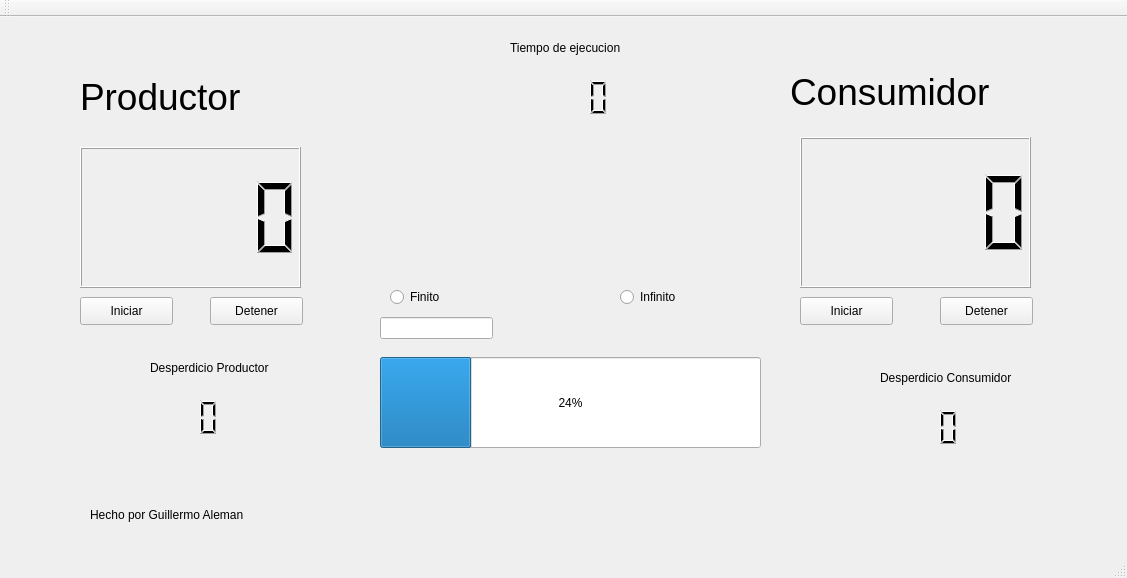
<?xml version="1.0" encoding="UTF-8"?>
<ui version="4.0">
 <class>MainWindow</class>
 <widget class="QMainWindow" name="MainWindow">
  <property name="geometry">
   <rect>
    <x>0</x>
    <y>0</y>
    <width>1127</width>
    <height>578</height>
   </rect>
  </property>
  <property name="windowTitle">
   <string>MainWindow</string>
  </property>
  <widget class="QWidget" name="centralWidget">
   <widget class="QPushButton" name="Iniciar_P">
    <property name="geometry">
     <rect>
      <x>80</x>
      <y>280</y>
      <width>93</width>
      <height>28</height>
     </rect>
    </property>
    <property name="text">
     <string>Iniciar</string>
    </property>
   </widget>
   <widget class="QPushButton" name="detener_P">
    <property name="geometry">
     <rect>
      <x>210</x>
      <y>280</y>
      <width>93</width>
      <height>28</height>
     </rect>
    </property>
    <property name="text">
     <string>Detener</string>
    </property>
   </widget>
   <widget class="QPushButton" name="iniciar_C">
    <property name="geometry">
     <rect>
      <x>800</x>
      <y>280</y>
      <width>93</width>
      <height>28</height>
     </rect>
    </property>
    <property name="text">
     <string>Iniciar</string>
    </property>
   </widget>
   <widget class="QPushButton" name="detener_C">
    <property name="geometry">
     <rect>
      <x>940</x>
      <y>280</y>
      <width>93</width>
      <height>28</height>
     </rect>
    </property>
    <property name="text">
     <string>Detener</string>
    </property>
   </widget>
   <widget class="QRadioButton" name="radioButton">
    <property name="geometry">
     <rect>
      <x>390</x>
      <y>270</y>
      <width>95</width>
      <height>20</height>
     </rect>
    </property>
    <property name="text">
     <string>Finito</string>
    </property>
   </widget>
   <widget class="QRadioButton" name="radioButton_2">
    <property name="geometry">
     <rect>
      <x>620</x>
      <y>270</y>
      <width>95</width>
      <height>20</height>
     </rect>
    </property>
    <property name="text">
     <string>Infinito</string>
    </property>
   </widget>
   <widget class="QProgressBar" name="progressBar">
    <property name="geometry">
     <rect>
      <x>380</x>
      <y>340</y>
      <width>381</width>
      <height>91</height>
     </rect>
    </property>
    <property name="value">
     <number>24</number>
    </property>
   </widget>
   <widget class="QLCDNumber" name="lcdNumber">
    <property name="geometry">
     <rect>
      <x>80</x>
      <y>130</y>
      <width>221</width>
      <height>141</height>
     </rect>
    </property>
   </widget>
   <widget class="QLCDNumber" name="lcdNumber_2">
    <property name="geometry">
     <rect>
      <x>800</x>
      <y>120</y>
      <width>231</width>
      <height>151</height>
     </rect>
    </property>
   </widget>
   <widget class="QLabel" name="label">
    <property name="geometry">
     <rect>
      <x>80</x>
      <y>50</y>
      <width>211</width>
      <height>61</height>
     </rect>
    </property>
    <property name="text">
     <string>&lt;html&gt;&lt;head/&gt;&lt;body&gt;&lt;p&gt;&lt;span style=&quot; font-size:28pt;&quot;&gt;Productor&lt;/span&gt;&lt;/p&gt;&lt;/body&gt;&lt;/html&gt;</string>
    </property>
   </widget>
   <widget class="QLabel" name="label_2">
    <property name="geometry">
     <rect>
      <x>790</x>
      <y>50</y>
      <width>251</width>
      <height>51</height>
     </rect>
    </property>
    <property name="text">
     <string>&lt;html&gt;&lt;head/&gt;&lt;body&gt;&lt;p&gt;&lt;span style=&quot; font-size:28pt;&quot;&gt;Consumidor&lt;/span&gt;&lt;/p&gt;&lt;/body&gt;&lt;/html&gt;</string>
    </property>
   </widget>
   <widget class="QLineEdit" name="lineEdit">
    <property name="geometry">
     <rect>
      <x>380</x>
      <y>300</y>
      <width>113</width>
      <height>22</height>
     </rect>
    </property>
   </widget>
   <widget class="QLCDNumber" name="lcdNumber_3">
    <property name="geometry">
     <rect>
      <x>510</x>
      <y>40</y>
      <width>101</width>
      <height>81</height>
     </rect>
    </property>
    <property name="frameShape">
     <enum>QFrame::NoFrame</enum>
    </property>
   </widget>
   <widget class="QLabel" name="label_3">
    <property name="geometry">
     <rect>
      <x>510</x>
      <y>20</y>
      <width>131</width>
      <height>21</height>
     </rect>
    </property>
    <property name="text">
     <string>Tiempo de ejecucion</string>
    </property>
   </widget>
   <widget class="QLabel" name="label_4">
    <property name="geometry">
     <rect>
      <x>90</x>
      <y>490</y>
      <width>361</width>
      <height>16</height>
     </rect>
    </property>
    <property name="text">
     <string>Hecho por Guillermo Aleman</string>
    </property>
   </widget>
   <widget class="QLabel" name="label_6">
    <property name="geometry">
     <rect>
      <x>880</x>
      <y>350</y>
      <width>141</width>
      <height>21</height>
     </rect>
    </property>
    <property name="text">
     <string>Desperdicio Consumidor</string>
    </property>
   </widget>
   <widget class="QLCDNumber" name="lcdNumber_5">
    <property name="geometry">
     <rect>
      <x>860</x>
      <y>370</y>
      <width>101</width>
      <height>81</height>
     </rect>
    </property>
    <property name="frameShape">
     <enum>QFrame::NoFrame</enum>
    </property>
   </widget>
   <widget class="QLabel" name="label_7">
    <property name="geometry">
     <rect>
      <x>150</x>
      <y>340</y>
      <width>131</width>
      <height>21</height>
     </rect>
    </property>
    <property name="text">
     <string>Desperdicio Productor</string>
    </property>
   </widget>
   <widget class="QLCDNumber" name="lcdNumber_6">
    <property name="geometry">
     <rect>
      <x>120</x>
      <y>360</y>
      <width>101</width>
      <height>81</height>
     </rect>
    </property>
    <property name="frameShape">
     <enum>QFrame::NoFrame</enum>
    </property>
   </widget>
  </widget>
  <widget class="QMenuBar" name="menuBar">
   <property name="geometry">
    <rect>
     <x>0</x>
     <y>0</y>
     <width>1127</width>
     <height>26</height>
    </rect>
   </property>
  </widget>
  <widget class="QToolBar" name="mainToolBar">
   <attribute name="toolBarArea">
    <enum>TopToolBarArea</enum>
   </attribute>
   <attribute name="toolBarBreak">
    <bool>false</bool>
   </attribute>
  </widget>
  <widget class="QStatusBar" name="statusBar"/>
 </widget>
 <layoutdefault spacing="6" margin="11"/>
 <resources/>
 <connections/>
</ui>
